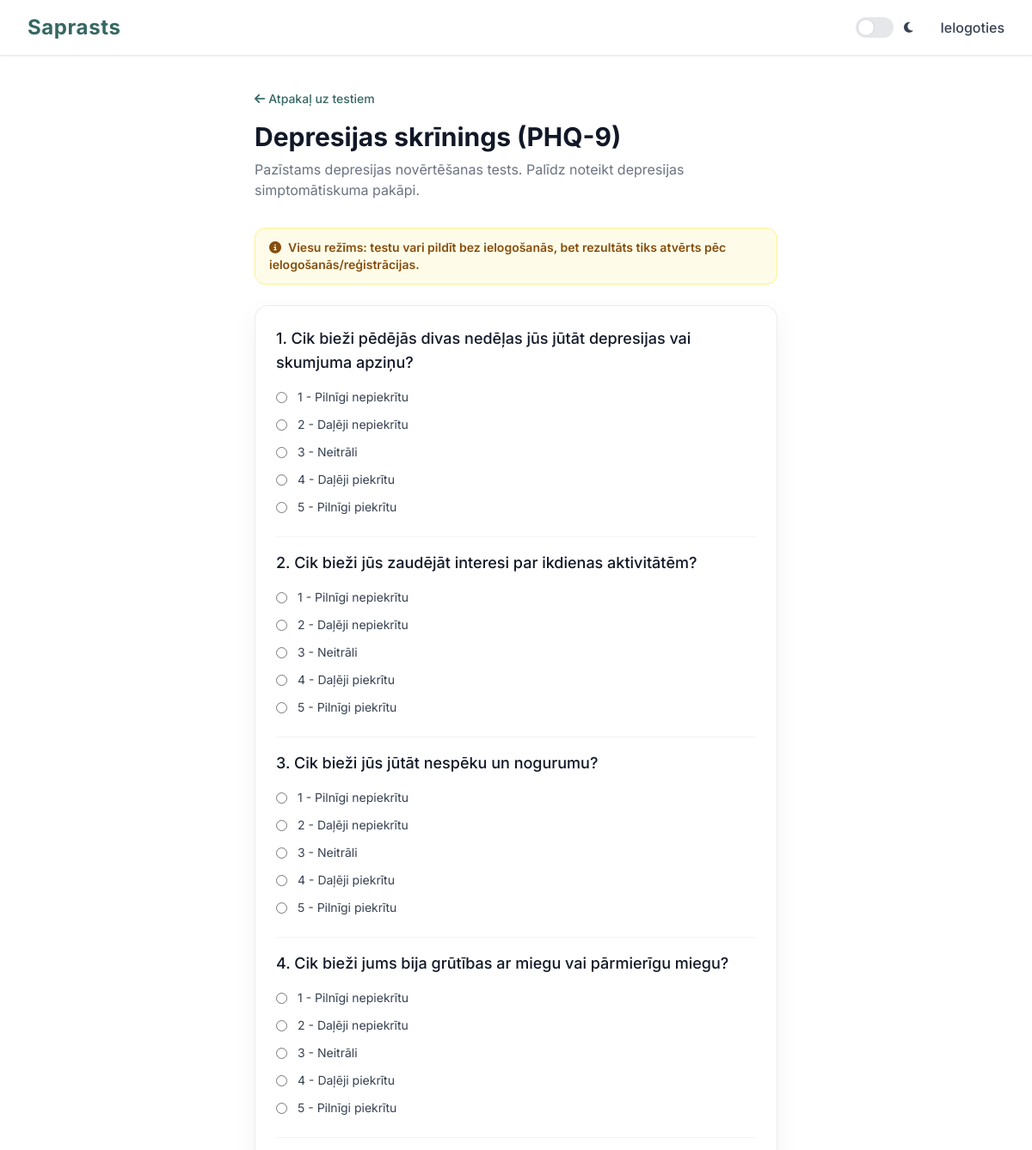
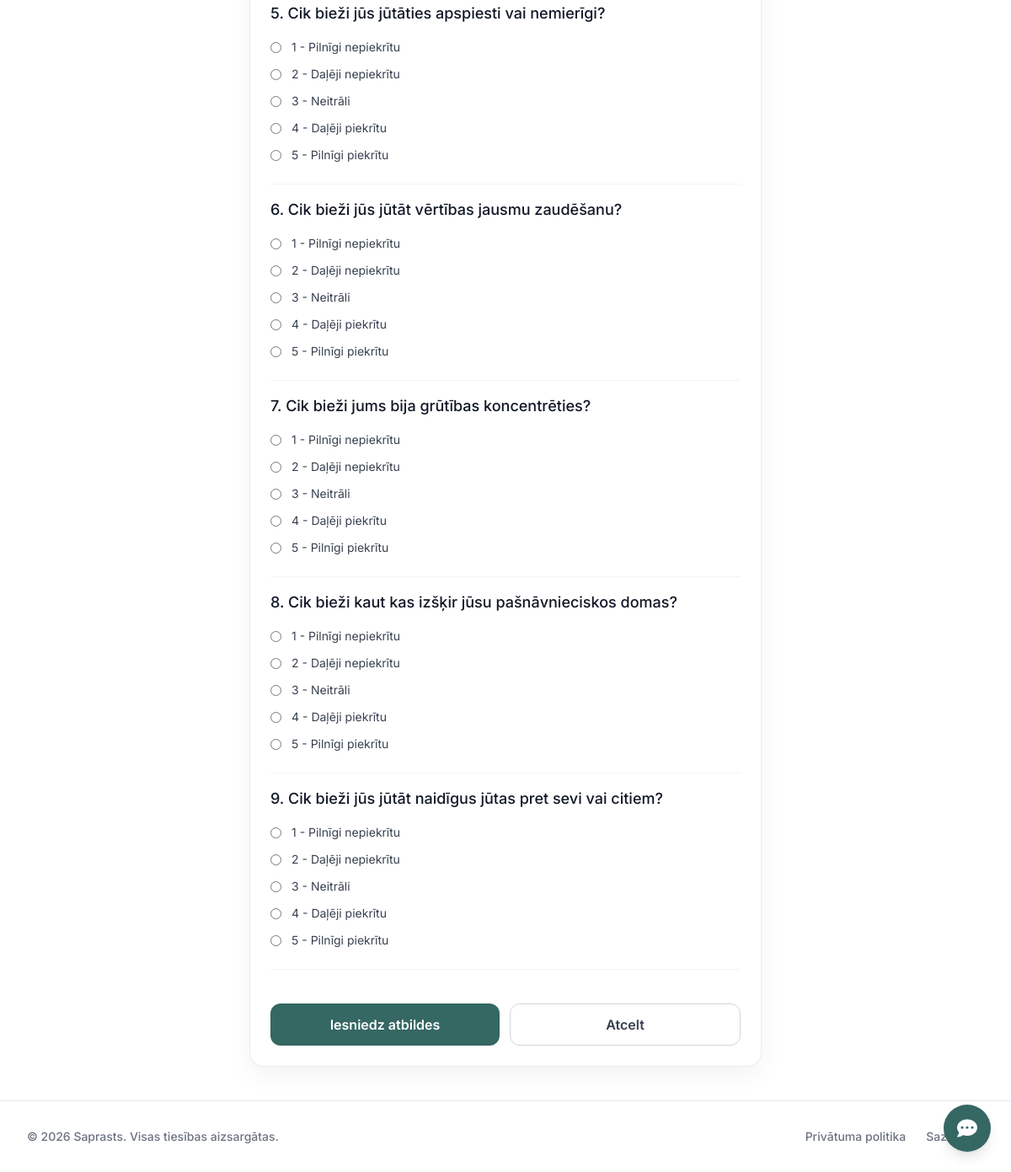
Page /test_view.php?test_id=1 on the committed database (2 pictures, top to bottom).
### tables this page shows
CREATE TABLE tests (
  id INT UNSIGNED NOT NULL AUTO_INCREMENT,
  title VARCHAR(255) NOT NULL,
  description TEXT NULL,
  status ENUM('draft','pending_review','published','archived') NOT NULL DEFAULT 'draft',
  created_by_account_id INT UNSIGNED NULL,
  created_at TIMESTAMP NOT NULL DEFAULT CURRENT_TIMESTAMP,
  updated_at TIMESTAMP NULL DEFAULT NULL ON UPDATE CURRENT_TIMESTAMP,
  PRIMARY KEY (id),
  KEY idx_tests_status (status),
  CONSTRAINT fk_tests_creator
    FOREIGN KEY (created_by_account_id) REFERENCES accounts(id)
    ON DELETE SET NULL ON UPDATE CASCADE
);

CREATE TABLE test_questions (
  id INT UNSIGNED NOT NULL AUTO_INCREMENT,
  test_id INT UNSIGNED NOT NULL,
  question_text TEXT NOT NULL,
  sort_order INT UNSIGNED NOT NULL DEFAULT 0,
  PRIMARY KEY (id),
  KEY idx_test_questions_test (test_id),
  CONSTRAINT fk_test_questions_test
    FOREIGN KEY (test_id) REFERENCES tests(id)
    ON DELETE CASCADE ON UPDATE CASCADE
);

### test_view.php (the view, shortened to what this page needs)
<?php
require 'db.php';
$test_id = (int)$_GET['test_id'];
$is_user_logged_in = isset($_SESSION['account_id'], $_SESSION['role']) && $_SESSION['role'] === 'user';
$stmt = $conn->prepare("SELECT id, title, description FROM tests WHERE id = ? AND status = 'published'");
$stmt->bind_param("i", $test_id);
$stmt->execute();
$result = $stmt->get_result();
$test = $result->fetch_assoc();
$stmt = $conn->prepare("SELECT id, question_text, sort_order FROM test_questions WHERE test_id = ? ORDER BY sort_order");
$stmt->bind_param("i", $test_id);
$stmt->execute();
$result = $stmt->get_result();
$questions = [];
while($row = $result->fetch_assoc()) {
    $questions[] = $row;
}
require 'header.php';
?>
<div class="page-shell-narrow page-surface">
    <div class="page-heading">
        <a href="<?php echo $is_user_logged_in ? 'tests.php' : 'index.php#self-tests'; ?>" class="text-primary hover:text-primaryHover text-sm font-medium flex items-center gap-1 mb-4">
            <i class="fas fa-arrow-left"></i> Atpakaļ uz testiem
        </a>
        <h1 class="text-3xl font-bold text-gray-900 dark:text-white"><?php echo htmlspecialchars($test['title']); ?></h1>
        <p class="text-gray-500 dark:text-gray-400 mt-2"><?php echo htmlspecialchars($test['description']); ?></p>
    </div>
    <?php if (!$is_user_logged_in): ?>
    <div class="alert-warning mb-6">
        <p class="text-sm font-semibold text-yellow-800 dark:text-yellow-300">
            <i class="fas fa-info-circle mr-2"></i>Viesu režīms: testu vari pildīt bez ielogošanās, bet rezultāts tiks atvērts pēc ielogošanās/reģistrācijas.
        </p>
    </div>
    <?php endif; ?>
    <form method="POST" class="form-card stack-md">
        <?php foreach($questions as $index => $q): ?>
            <div class="border-b border-gray-100 dark:border-zinc-700 pb-6 last:border-b-0">
                <label class="block text-lg font-medium text-gray-900 dark:text-white mb-4">
                    <?php echo ($index + 1) . '. ' . htmlspecialchars($q['question_text']); ?>
                </label>
                <div class="space-y-3">
                    <?php for($i = 1; $i <= 5; $i++): ?>
                        <label class="flex items-center">
                            <input type="radio" name="answer_<?php echo $q['id']; ?>" value="<?php echo $i; ?>" required class="text-primary focus:ring-primary">
                            <span class="ml-3 text-sm text-gray-700 dark:text-gray-300"><?php echo $i . ' - ' . ($i == 1 ? 'Pilnīgi nepiekrītu' : ($i == 2 ? 'Daļēji nepiekrītu' : ($i == 3 ? 'Neitrāli' : ($i == 4 ? 'Daļēji piekrītu' : 'Pilnīgi piekrītu')))); ?></span>
                        </label>
                    <?php endfor; ?>
                </div>
            </div>
        <?php endforeach; ?>
        <div class="pt-6 flex gap-3">
            <button type="submit" name="submit_test" class="button-primary flex-1">
                Iesniedz atbildes
            </button>
            <a href="<?php echo $is_user_logged_in ? 'tests.php' : 'index.php#self-tests'; ?>" class="button-secondary flex-1">
                Atcelt
            </a>
        </div>
    </form>
</div>
<?php require 'footer.php'; ?>

### style.css (style rules this page uses)
:root { --color-primary: #356763; --color-primary-hover: #285b57; --color-secondary: #49655a; --color-surface: #ffffff; --color-background: #ffffff; }
body { display: flex; flex-direction: column; min-height: 100vh; font-family: Inter, system-ui, -apple-system, "Segoe UI", Roboto, Arial, sans-serif; background: var(--color-background); }
.page-surface { background: var(--color-background); }
.page-shell, .page-shell-wide, .page-shell-narrow { width: 100%; margin-left: auto; margin-right: auto; padding: 2.5rem 1rem; flex-grow: 1; }
.page-shell-narrow { max-width: 42rem; }
@media (min-width: 640px) { .page-shell, .page-shell-wide, .page-shell-narrow { padding-left: 1.5rem; padding-right: 1.5rem; } }
@media (min-width: 1024px) { .page-shell, .page-shell-wide, .page-shell-narrow { padding-left: 2rem; padding-right: 2rem; } }
.page-heading { margin-bottom: 2rem; }
.panel-card, .form-card, .list-card, .auth-card, .result-card, .empty-card { background: #fff; border: 1px solid rgba(15, 23, 42, 0.08); border-radius: 1rem; box-shadow: 0 10px 30px rgba(2, 8, 23, 0.05); }
.panel-card, .form-card, .auth-card, .result-card { padding: 1.5rem; }
.alert-success, .alert-error, .alert-info, .alert-warning { margin-bottom: 1.5rem; border-radius: 0.75rem; border: 1px solid; padding: 0.75rem 1rem; }
.alert-warning { background: rgb(254 252 232); border-color: rgb(254 240 138); color: rgb(133 77 14); }
.stack-md > * + * { margin-top: 1rem; }
.button-primary, .button-secondary, .button-danger-icon, .button-link-icon { display: inline-flex; align-items: center; justify-content: center; gap: 0.5rem; border-radius: 0.75rem; font-weight: 600; transition: all 180ms ease; }
.button-primary { background: var(--color-primary); color: #fff; padding: 0.75rem 1rem; }
.button-secondary { border: 1px solid rgb(209 213 219); color: rgb(55 65 81); background: #fff; padding: 0.75rem 1rem; }

### rows in the picture
tests: title "Depresijas skrīnings (PHQ-9)", description "Pazīstams depresijas novērtēšanas tests. Palīdz noteikt depresijas simptomātiskuma pakāpi."
test_questions: question_text "Cik bieži pēdējās divas nedēļas jūs jūtāt depresijas vai skumjuma apziņu?"
test_questions: question_text "Cik bieži jūs zaudējāt interesi par ikdienas aktivitātēm?"
test_questions: question_text "Cik bieži jūs jūtāt nespēku un nogurumu?"
test_questions: question_text "Cik bieži jums bija grūtības ar miegu vai pārmierīgu miegu?"
test_questions: question_text "Cik bieži jūs jūtāties apspiesti vai nemierīgi?"
test_questions: question_text "Cik bieži jūs jūtāt vērtības jausmu zaudēšanu?"
test_questions: question_text "Cik bieži jums bija grūtības koncentrēties?"
test_questions: question_text "Cik bieži kaut kas izšķir jūsu pašnāvnieciskos domas?"
test_questions: question_text "Cik bieži jūs jūtāt naidīgus jūtas pret sevi vai citiem?"
